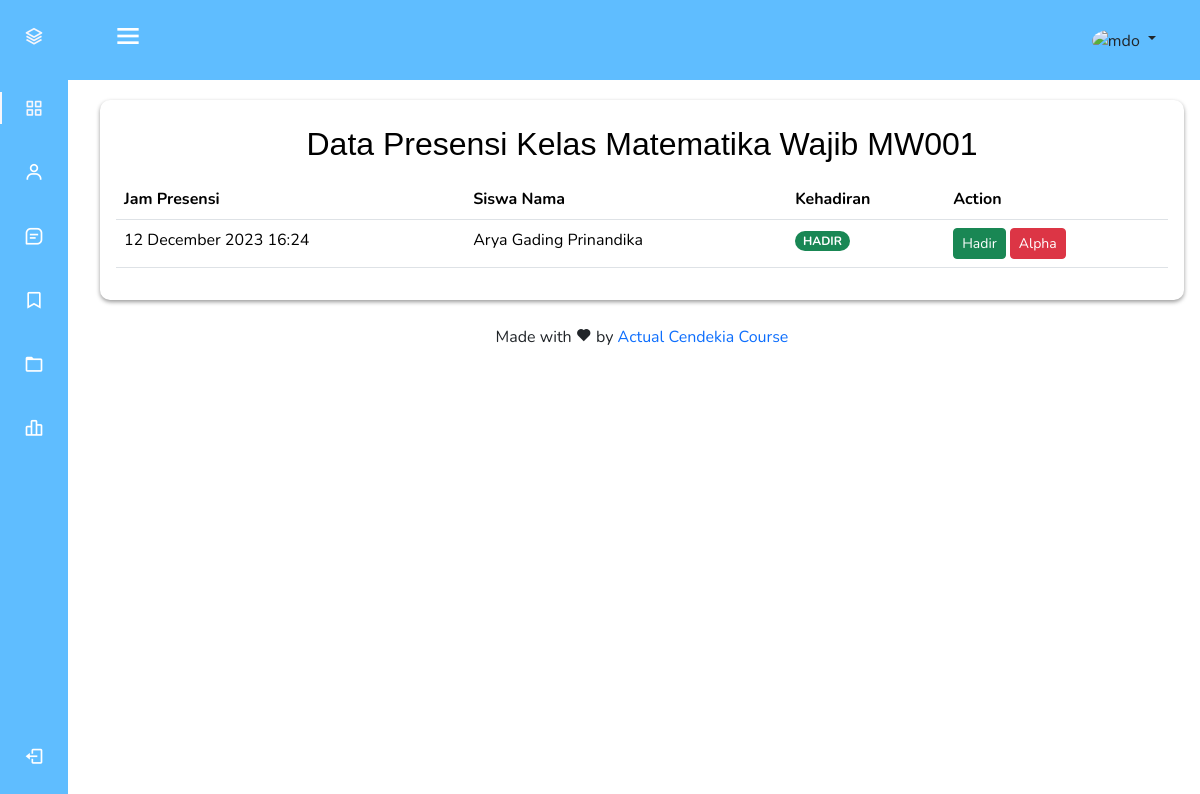
The app's page /admin/list_presensi_siswa.php?id=2 with its own data.
### tables this page shows
CREATE TABLE `kelas` (
  `id` int NOT NULL,
  `nama` varchar(150) NOT NULL,
  `kode_kelas` char(5) NOT NULL,
  `pengajar_id` int NOT NULL,
  `cabang_id` int NOT NULL,
  `created_at` timestamp NOT NULL DEFAULT CURRENT_TIMESTAMP,
  `updated_at` timestamp NULL DEFAULT NULL
);

CREATE TABLE `absen_siswa` (
  `id` int NOT NULL,
  `siswa_id` int NOT NULL,
  `absen_id` int NOT NULL,
  `kehadiran` varchar(10) NOT NULL,
  `created_at` timestamp NOT NULL DEFAULT CURRENT_TIMESTAMP
);

CREATE TABLE `siswas` (
  `id` int NOT NULL,
  `nama` varchar(150) NOT NULL,
  `tanggal_lahir` date NOT NULL,
  `alamat` varchar(255) NOT NULL,
  `no_hp` varchar(15) NOT NULL,
  `riwayat_belajar` text NOT NULL,
  `user_id` int NOT NULL,
  `created_at` timestamp NOT NULL DEFAULT CURRENT_TIMESTAMP,
  `updated_at` timestamp NULL DEFAULT NULL
);

### admin/list_presensi_siswa.php (the view, shortened to what this page needs)
<?php
$absen_id = $_GET['id'];
include_once '../connection.php';
$query_kelas = "SELECT nama, kode_kelas from absen_kelas abs join kelas k on abs.kelas_id = k.id where abs.id = '$absen_id'";
$result_kelas = mysqli_query($connect, $query_kelas);
$kelas = mysqli_fetch_assoc($result_kelas);
$query_presensi_siswa_query = "SELECT  a.created_at, s.nama,a.kehadiran,a.id FROM absen_siswa a join siswas s on a.siswa_id = s.id  where a.absen_id = '$absen_id'";
$query_presensi_siswa_result = mysqli_query($connect, $query_presensi_siswa_query);
$presensi_siswa = mysqli_fetch_all($query_presensi_siswa_result, MYSQLI_ASSOC);
$presensi_siswa = array_map(function ($item) {
    $item['created_at'] = date('d F Y H:i', strtotime($item['created_at']));
    return $item;
}, $presensi_siswa);
include_once '../template/header.php'; ?>
<div class="container container-boxed main-content p-3">
    <div class="container-header">Data Presensi <?php echo $kelas['nama'].' '.$kelas['kode_kelas']; ?></div>
    <table class="table table-responsice mt-3">
        <thead>
            <tr>
                <th scope="col">Jam Presensi</th>
                <th scope="col">Siswa Nama</th>
                <th scope="col">Kehadiran</th>
                <th scope="col">Action</th>
            </tr>
        </thead>
        <tbody>
            <?php foreach ($presensi_siswa as $presensi) {?>
            <tr>
                <td><?php echo $presensi['created_at']; ?></td>
                <td><?php echo $presensi['nama']; ?></td>
                <td><?php echo $presensi['kehadiran'] == 'HADIR' ? '<span class="badge rounded-pill text-bg-success">HADIR</span>' : '<span class="badge rounded-pill text-bg-danger">ALPHA</span>'; ?>
                </td>
                <td>
                    <button type="button" id="rubahHadir" class=" btn btn-success btn-sm" data-kehadiran="Hadir"
                        data-absensi-id="<?php echo
                        $presensi['id'] ?>">Hadir</button>
                    <button type=" button" id="rubahAlpha" class="btn btn-danger btn-sm" data-kehadiran="Alpha"
                        data-absensi-id="<?php echo
                        $presensi['id']; ?>">Alpha</button>
                </td>
            </tr>
            <?php } ?>
        </tbody>
    </table>
</div>
<?php
include_once '../template/footer.php';

### public/style.css (style rules this page uses)
:root { --header-height: 4rem; --nav-width: 68px; --first-color: #5fbdff; --first-color-light: #fff; --white-color: #f7f6fb; --body-font: "Nunito", sans-serif; --normal-font-size: 1rem; --z-fixed: 100; }
body { position: relative; margin: var(--header-height) 0 0 0; padding: 0 1rem; font-family: var(--body-font); font-size: var(--normal-font-size); transition: 0.5s; }
.main-content { margin-top: 100px; }
@media screen and (min-width: 768px) { body { margin: calc(var(--header-height) + 1rem) 0 0 0; padding-left: calc(var(--nav-width) + 2rem); } }
.container-boxed { border-radius: 10px; box-shadow: 0 2px 4px rgba(0, 0, 0, 0.4); padding: 10px 8px 10px 8px; margin-bottom: 10px; }
.container-header { color: black; font: 500 32px Montserrat, sans-serif; line-height: normal; margin-top: 10px; margin-bottom: 10px; display: flex; justify-content: center; }

### records on screen
kelas: nama "Kelas Matematika Wajib", kode_kelas "MW001"
absen_siswa: created_at "12 December 2023 16:24", siswa.nama "Arya Gading Prinandika", kehadiran "HADIR"
